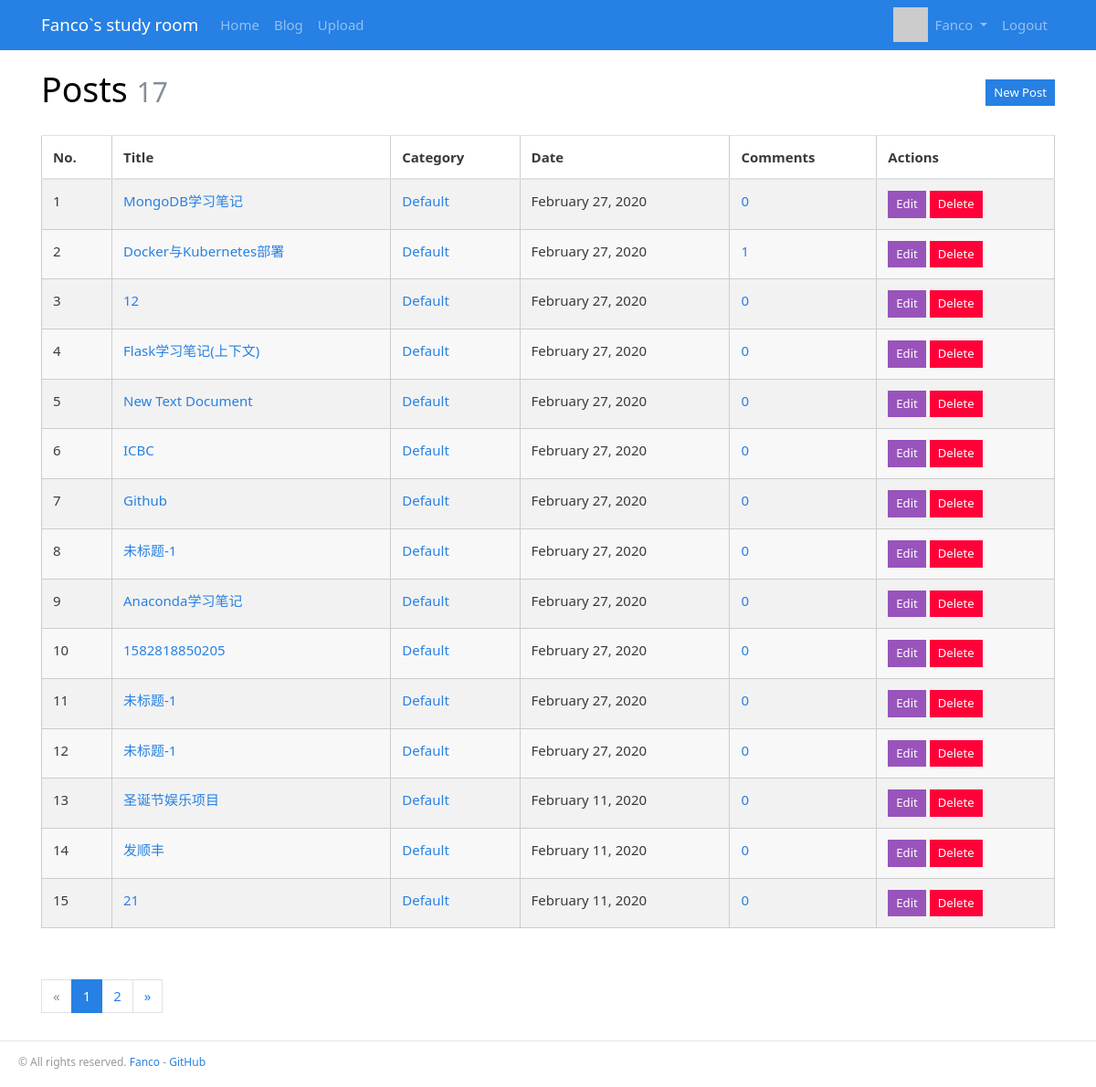
The page /admin/post/manage (signed in) on the database its author committed.
### Blog/models.py (models this page shows, shortened)
@whooshee.register_model('username')
class User(db.Model, UserMixin):
	__tablename__ = 'users'
	id = db.Column(db.Integer, primary_key=True)
	email = db.Column(db.String(64), unique=True, index=True)
	username = db.Column(db.String(20), unique=True, index=True)
	password_hash = db.Column(db.String(128))
	image = db.Column(db.String(128))
	create_at = db.Column(db.DateTime, default=datetime.utcnow)
	last_seen = db.Column(db.DateTime(), default=datetime.utcnow)
	role_id = db.Column(db.Integer, db.ForeignKey('roles.id'))
	comments = db.relationship('Comment', backref='author')
	@property
	def is_admin(self):
		return self.role.name == 'Administrator'
	@property
	def password(self):
		raise AttributeError('password is not a readable attribute')
	def can(self, permission_name):
		permission = Permission.query.filter_by(name=permission_name).first()
		return permission is not None and self.role is not None and permission in self.role.permissions

@whooshee.register_model('title','body')
class Post(db.Model):
	__tablename__ = 'posts'
	id = db.Column(db.Integer, primary_key=True)
	title = db.Column(db.String(60))
	body = db.Column(db.Text)
	body_html = db.Column(db.Text)
	timestamp = db.Column(db.DateTime, default=datetime.utcnow, index=True)
	can_comment = db.Column(db.Boolean, default=True)
	category_id = db.Column(db.Integer, db.ForeignKey('categorys.id'))
	comments = db.relationship('Comment', backref='post', cascade='all, delete-orphan')

class Category(db.Model):
	__tablename__ = 'categorys'
	id = db.Column(db.Integer, primary_key=True)
	name = db.Column(db.String(30), unique=True)
	posts = db.relationship('Post', backref='category')

### Blog/blueprints/admin.py (the view)
@admin_bp.route('/post/manage')
def manage_post():
	page = request.args.get('page', 1, type=int)
	pagination = Post.query.order_by(Post.timestamp.desc()).paginate(
		page, per_page=current_app.config['BLOG_MANAGE_POST_PER_PAGE'])
	posts = pagination.items
	return render_template('admin/manage_post.html', page=page, pagination=pagination, posts=posts)

### Blog/__init__.py (called while the page is built)
def register_template_context(app):
    @app.context_processor
    def make_template_context():
        admin = User.query.filter_by(username='admin').first()
        categories = Category.query.order_by(Category.name).all()
        return dict(admin=admin, categories=categories)

### Blog/blueprints/admin.py (called while the page is built)
@admin_bp.before_request
@login_required
@permission_required('ADMINISTER')
def login_protect():
	pass

### Blog/extensions.py (called while the page is built)
@login_manager.user_loader
def load_user(user_id):
    from Blog.models import User
    user = User.query.get(int(user_id))
    return user

### Blog/utils.py (called while the page is built)
def permission_required(permission_name):
    def decorator(func):
        @wraps(func)
        def decorated_function(*args, **kwargs):
            if not current_user.can(permission_name):
                abort(403)
            return func(*args, **kwargs)
        return decorated_function
    return decorator

### Blog/templates/admin/manage_post.html (shortened to what this page needs)
{% extends 'base.html' %}
{% from 'bootstrap/pagination.html' import render_pagination %}
{% block content %}
<div class="page-header">
    <h1>Posts
        <small class="text-muted">{{ pagination.total }}</small>
        <span class="float-right"><a class="btn btn-primary btn-sm"
                                     href="{{ url_for('.new_post') }}">New Post</a></span>
    </h1>
</div>
{% if posts %}
<table class="table table-striped">
    <thead>
    <tr>
        <th>No.</th>
        <th>Title</th>
        <th>Category</th>
        <th>Date</th>
        <th>Comments</th>
        <th>Actions</th>
    </tr>
    </thead>
    {% for post in posts %}
    <tr>
        <td>{{ loop.index + ((page - 1) * config.BLOG_MANAGE_POST_PER_PAGE) }}</td>
        <td><a href="{{ url_for('blog.show_post', post_id=post.id) }}">{{ post.title }}</a></td>
        <td><a href="{{ url_for('blog.categories', category_id=post.category.id) }}">{{ post.category.name }}</a>
        </td>
        <td>{{ moment(post.timestamp).format('LL') }}</td>
        <td><a href="{{ url_for('blog.show_post', post_id=post.id) }}#comments">{{ post.comments|length }}</a></td>
        <td>
            <a class="btn btn-info btn-sm" href="{{ url_for('.edit_post', post_id=post.id) }}">Edit</a>
            <form class="inline" method="post"
                  action="{{ url_for('.delete_post', post_id=post.id, next=request.full_path) }}">
                <button type="submit" class="btn btn-danger btn-sm" onclick="return confirm('Are you sure?');">Delete
                </button>
            </form>
        </td>
    </tr>
    {% endfor %}
</table>
<div class="page-footer">{{ render_pagination(pagination) }}</div>
{% else %}
<div class="tip"><h5>No posts.</h5></div>
{% endif %}
{% endblock %}

### Blog/templates/base.html (shortened to what this page needs)
{% from 'bootstrap/nav.html' import render_nav_item %}
<!DOCTYPE html>
<html lang="en">
<head>
    {% block head %}
        {% block styles %}
            <link rel="stylesheet" href="{{ url_for('static', filename='css/perfect_blue.min.css') }}" type="text/css">
            <link rel="stylesheet" href="{{ url_for('static', filename='css/bootstrap.min.css') }}" type="text/css">
            <link rel="stylesheet" href="{{ url_for('static', filename='css/style.css') }}" type="text/css">
            <link rel="stylesheet" href="{{ url_for('static', filename='css/github.css') }}" type="text/css">
            <link rel="stylesheet" href="{{ url_for('static', filename='open-iconic/font/css/open-iconic-bootstrap.css') }}">
        {% endblock styles %}
    {% endblock head %}
</head>
<body>
{% block nav %}
    <nav class="navbar navbar-expand-lg navbar-dark bg-primary">
        <div class="container">
            <a class="navbar-brand" href="{{ url_for('blog.index') }}">Fanco`s study room</a>
            <div class="collapse navbar-collapse" id="navbarColor01">
                <ul class="navbar-nav mr-auto">
                    {{ render_nav_item('blog.index', 'Home') }}
                    {{ render_nav_item('blog.blogs', 'Blog') }}
                    {% if current_user.is_authenticated %}
                        {{ render_nav_item('admin.upload', 'Upload') }}
                    {% endif %}
                </ul>
                <ul class="nav navbar-nav navbar-right">
                    {% if current_user.is_authenticated %}
                        <img class="img-display" width="38" height="38" src="{{ current_user.image }}">
                        {% if current_user.is_admin %}
                            <li class="nav-item dropdown">
                                <a href="#" class="nav-link dropdown-toggle" data-toggle="dropdown" role="button"
                                   aria-haspopup="true"
                                   aria-expanded="false">
                                    {{ current_user.username }}
                                </a>
                            </li>
                        {% endif %}
                        {{ render_nav_item('auth.logout', 'Logout') }}
                    {% else %}
                        {{ render_nav_item('auth.login', 'Login') }}
                    {% endif %}
                </ul>
            </div>
        </div>
    </nav>
{% endblock nav %}
<main class="container main">
    {% block content %}{% endblock content %}
</main>
{% block footer %}
        <footer>
            <p class="float-left">
                <small> &copy; All rights reserved. <a href="http://fanco.ink" title="To my blog">Fanco</a> -
                    <a href="https://github.com/fancofang" title="Fork me on GitHub">GitHub</a>
                </small>
            </p>
        </footer>
{% endblock footer %}
</body>
</html>

### Blog/static/css/style.css (style rules this page uses)
html { overflow-y: scroll; }
:root { overflow-y: auto; overflow-x: hidden; }
:root body { position: absolute; }
body { width: 100vw; overflow: hidden; }
nav { margin-bottom: 20px; }
.inline { display: inline; }
.page-header { padding-bottom: 20px; }
.main { min-height:calc(100vh - 155px); }
footer { margin-top: 30px; padding: 10px 0 40px 20px; color: #999; border-top: 1px solid #e5e5e5; }
.page-footer { padding-top: 40px; }

### Blog/static/css/github.css (style rules this page uses)
h1 { color: black; }
table { padding: 0; }
table tr { border-top: 1px solid #cccccc; background-color: white; margin: 0; padding: 0; }
table tr:nth-child(2n) { background-color: #f8f8f8; }
table tr th { font-weight: bold; border: 1px solid #cccccc; text-align: left; margin: 0; padding: 6px 13px; }
table tr td { border: 1px solid #cccccc; text-align: left; margin: 0; padding: 6px 13px; }
table tr th :first-child, table tr td :first-child { margin-top: 0; }
table tr th :last-child, table tr td :last-child { margin-bottom: 0; }
img { max-width: 100%; }
span.float-right { display: block; margin-left: 13px; overflow: hidden; float: right; }

### rows shown on the page
User: username "Fanco"
Post: title "MongoDB学习笔记", category.name "Default", timestamp "February 27, 2020", comments|length "0"
Post: title "Docker与Kubernetes部署", category.name "Default", timestamp "February 27, 2020", comments|length "1"
Post: title "12", category.name "Default", timestamp "February 27, 2020", comments|length "0"
Post: title "Flask学习笔记(上下文)", category.name "Default", timestamp "February 27, 2020", comments|length "0"
Post: title "New Text Document", category.name "Default", timestamp "February 27, 2020", comments|length "0"
Post: title "ICBC", category.name "Default", timestamp "February 27, 2020", comments|length "0"
Post: title "Github", category.name "Default", timestamp "February 27, 2020", comments|length "0"
Post: title "未标题-1", category.name "Default", timestamp "February 27, 2020", comments|length "0"
Post: title "Anaconda学习笔记", category.name "Default", timestamp "February 27, 2020", comments|length "0"
Post: title "1582818850205", category.name "Default", timestamp "February 27, 2020", comments|length "0"
Post: title "未标题-1", category.name "Default", timestamp "February 27, 2020", comments|length "0"
Post: title "未标题-1", category.name "Default", timestamp "February 27, 2020", comments|length "0"
Post: title "圣诞节娱乐项目", category.name "Default", timestamp "February 11, 2020", comments|length "0"
Post: title "发顺丰", category.name "Default", timestamp "February 11, 2020", comments|length "0"
Post: title "21", category.name "Default", timestamp "February 11, 2020", comments|length "0"

### other values the page prints
{{ render_nav_item('blog.index', 'Home') }} "Home"
{{ render_nav_item('blog.blogs', 'Blog') }} "Blog"
{{ render_nav_item('admin.upload', 'Upload') }} "Upload"
{{ render_nav_item('auth.logout', 'Logout') }} "Logout"
{{ pagination.total }} "17"
{{ render_pagination(pagination) }} "« 1 2 »"
